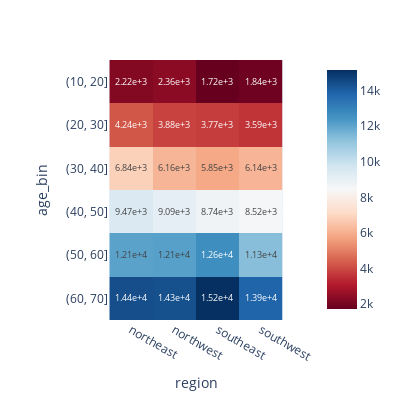

The notebook cell saved with this chart:
### Code cell
# Plotly heatmap의 color map 활용
fig = px.imshow(
    pivot_df, x=pivot_df.columns, y=pivot_df.index.astype('str'),  #pandas 버전에 따라 에러가 발생할 수 있어 string으로 변환
    text_auto='.2e',width=400, height=400,
    color_continuous_scale='RdBu'
)
fig.show()

### Figure 1 — Plotly figure (JSON) as saved in the notebook; plotly's stock layout.template omitted (floating-point values rounded to 4 significant figures)
{"data": [{"coloraxis": "coloraxis", "hovertemplate": "region: %{x}<br>age_bin: %{y}<br>color: %{z}<extra></extra>", "name": "0", "texttemplate": "%{z:.2e}", "type": "heatmap", "x": ["northeast", "northwest", "southeast", "southwest"], "xaxis": "x", "y": ["(10, 20]", "(20, 30]", "(30, 40]", "(40, 50]", "(50, 60]", "(60, 70]"], "yaxis": "y", "z": [[2218.0, 2362.0, 1723.0, 1843.0], [4237.0, 3877.0, 3767.0, 3591.0], [6839.0, 6164.0, 5847.0, 6139.0], [9474.0, 9091.0, 8738.0, 8520.0], [12060.0, 12130.0, 12630.0, 11310.0], [14410.0, 14350.0, 15160.0, 13850.0]]}], "layout": {"coloraxis": {"colorscale": [[0, "rgb(103,0,31)"], [0.1, "rgb(178,24,43)"], [0.2, "rgb(214,96,77)"], [0.3, "rgb(244,165,130)"], [0.4, "rgb(253,219,199)"], [0.5, "rgb(247,247,247)"], [0.6, "rgb(209,229,240)"], [0.7, "rgb(146,197,222)"], [0.8, "rgb(67,147,195)"], [0.9, "rgb(33,102,172)"], [1, "rgb(5,48,97)"]]}, "height": 400, "margin": {"t": 60}, "width": 400, "xaxis": {"anchor": "y", "autorange": true, "constrain": "domain", "domain": [0.1261, 0.8739], "range": [-0.5, 3.5], "scaleanchor": "y", "title": {"text": "region"}, "type": "category"}, "yaxis": {"anchor": "x", "autorange": true, "constrain": "domain", "domain": [0, 1], "range": [5.5, -0.5], "title": {"text": "age_bin"}, "type": "category"}}}
